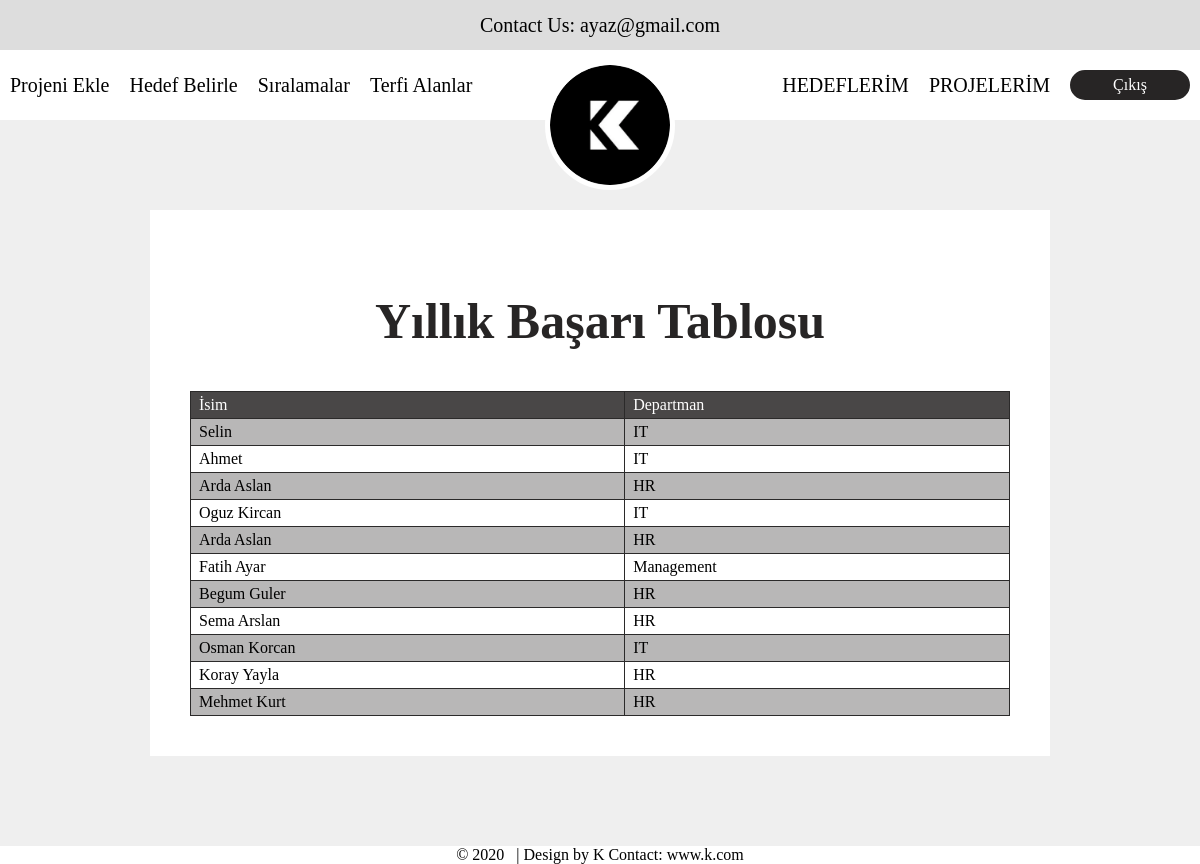
The app's page /terfi_3.php with its own data.
### tables this page shows
CREATE TABLE `terfi_3` (
  `isim` varchar(255) NOT NULL,
  `departman` varchar(255) NOT NULL
);

### terfi_3.php (the view, shortened to what this page needs)
<?php
    include_once 'config.php';
?>
<!DOCTYPE html>
<html>
<head>
</head>
<body>
<header>
    <a class="header-item">
        Contact Us: ayaz@gmail.com
    </a>
      <div class = "navbar">
        <img id="logo" src = "logo.png"  alt="Logo">
          <div class = "navigate">
           <a class="nav-item" href="proje_ekle.php">Projeni Ekle</a>
          <div class = "navigate">
              <div class="dropdown nav-item" >
              <a class="dropbtn">Hedef Belirle</a>
            </div>
              <a class="nav-item" href="sıralama.php">Sıralamalar</a>
            <div class="dropdown nav-item" >
              <a class="dropbtn">Terfi Alanlar</a>
            </div>
          </div>
        </div>
        <div class = "navigate">
             <a class="nav-item" href="hedeflerim.php">HEDEFLERİM</a>
            <a class="nav-item" href="index.php">PROJELERİM</a>
          <a class="buttonstyle" href="signup.php" >Çıkış</a>
        </div>
    </div>
  </header>
    <main style= "padding:90px 0px">
<form id= "main-wrapper" >
    <h2>Yıllık Başarı Tablosu</h2>
            <table>
            <tr>
                <td><a style="color:white">İsim</a></td>
        		<td><a style="color:white">Departman</a></td>
    		</tr>
    <?php
        $sql = "SELECT * FROM terfi_3";
        $result = mysqli_query($conn, $sql);
        $resultCheck = mysqli_num_rows($result);
        if ($resultCheck > 0){
            while($row=mysqli_fetch_assoc($result)){
        ?>
        <tr>
           <td><?php echo $row['isim']; ?></td>
            <td><?php echo $row['departman']; ?></td>
        </tr>
     <?php
            }
        }
    ?>
    </table>
        </form>
    </main>
</body>
<footer class="seperator">
&copy; 2020 &nbsp; <span class="seperator" > |
        </span>
        Design by K Contact:<a href > www.k.com</a>
	</footer>
</html>

### CSS.css (style rules this page uses)
body { padding: 0; margin: 0; }
* { box-sizing: border-box; }
a { color: black; }
header { display: flex; flex-direction: column; width: 100%; z-index: 500; position: relative; height: auto; }
.header-item { display: flex; justify-content: center; align-items: center; height: 50px; padding: 0px 10px; font-size: 20px; background: rgba(239,239,239,1); }
.navbar { background-color: white; display: flex; flex-direction: row; justify-content: space-between; position: relative; height: 70px; }
.nav-item { margin: auto 10px; font-size: 20px; cursor: pointer; }
.dropbtn { color: black; font-size: 20px; border: none; }
.dropdown { position: relative; display: inline-block; }
.navigate { display: flex; flex-direction: row; }
.buttonstyle { border: 3px #272525 solid; display: flex; justify-content: center; align-items: center; height: 30px; width: 120px; border-radius: 15px; margin: auto 10px; cursor: pointer; }
.buttonstyle:nth-child(3) { background: #272525; color: white; }
#logo { position: absolute; width: 130px; height: 130px; left: calc(50% - 55px); top: 10px; border: 5px solid white; border-radius: 50%; }
main { background: rgba(239,239,239,1); padding: 50px; display: flex; justify-content: center; }
#main-wrapper { background: white; max-width: 900px; width: 100%; padding: 40px; display: flex; flex-direction: column; justify-content: center; }
body { margin: 0; padding: 0; }
h2 { text-justify: auto; text-align: center; font-size: 50px; color:#272525; }
table { border-collapse: collapse; }
table td { border: 1px solid #2B2A2A; padding: 4px 8px; }
table tr:nth-child(1) td { background-color: #494747; color: white; }
table tr:nth-child(even) td { background-color: #B8B7B7; }
.seperator { text-align: center; }

### terfi_3.php (style rules this page uses)
A { text-decoration: none; }

### records on screen
terfi_3: isim "Selin", departman "IT"
terfi_3: isim "Ahmet", departman "IT"
terfi_3: isim "Arda Aslan", departman "HR"
terfi_3: isim "Oguz Kircan", departman "IT"
terfi_3: isim "Arda Aslan", departman "HR"
terfi_3: isim "Fatih Ayar", departman "Management"
terfi_3: isim "Begum Guler", departman "HR"
terfi_3: isim "Sema Arslan", departman "HR"
terfi_3: isim "Osman Korcan", departman "IT"
terfi_3: isim "Koray Yayla", departman "HR"
terfi_3: isim "Mehmet Kurt", departman "HR"
